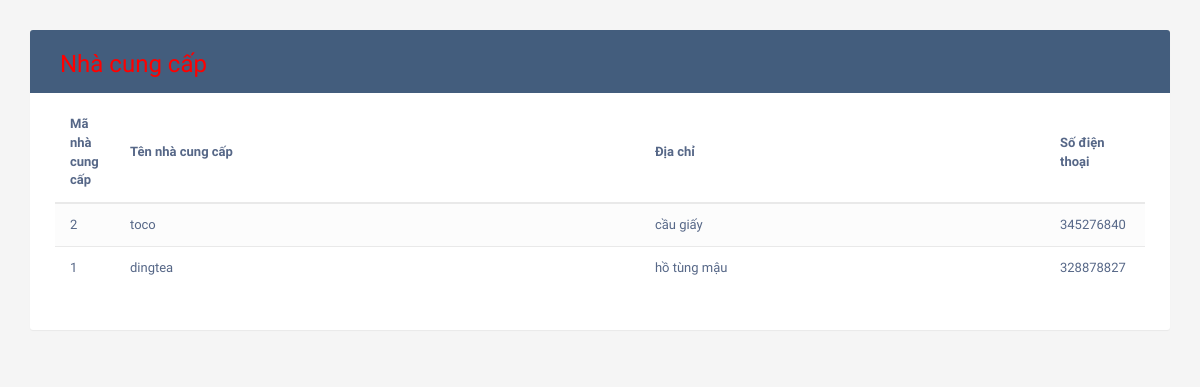
The app's page /management/nhaccc1.php with its own data.
### tables this page shows
CREATE TABLE `nhaccc` (
  `mancc` int(11) NOT NULL,
  `tenncc` varchar(20) NOT NULL,
  `diachi` varchar(20) NOT NULL,
  `sdt` int(11) NOT NULL
);

### management/nhaccc1.php (the view, shortened to what this page needs)
<!DOCTYPE html>
<html lang="en">
<head>
	<link rel="stylesheet" href="https://maxcdn.bootstrapcdn.com/font-awesome/4.7.0/css/font-awesome.min.css">
	<link rel="stylesheet" href="https://maxcdn.bootstrapcdn.com/bootstrap/3.3.7/css/bootstrap.min.css">
	<link rel="stylesheet" type="text/css" href="index.css">
</head>
<body>
	<div class="container">
            <div class="table-wrapper">
                <div class="table-title">
                    <div class="row">
                        <div class="col-sm-6">
                            <a href="thongke.php" class="non-textdecoration"><h2>Nhà cung cấp</h2></a>
                        </div>
                    </div>
                </div>
                    <table class="table table-striped table-hover">
                        <?php
                                $con = mysqli_connect('localhost','root','','qlchts')
                                or die ('Không thể kết nối tới database');
                                mysqli_set_charset($con, 'UTF8');
                                $sql = "SELECT nhaccc.* FROM `nhaccc`
                                INNER JOIN trasua ON trasua.mancc = nhaccc.mancc
                                GROUP BY trasua.mancc
                                ORDER BY COUNT(trasua.masanpham) DESC";
                                $result = mysqli_query($con,$sql);
                                $num_rows = mysqli_num_rows($result);
                        ?>
                        <thead>
                            <tr>
                                    <th>Mã nhà cung cấp</th>
                                    <th>Tên nhà cung cấp</th>
                                    <th>Địa chỉ</th>
                                    <th>Số điện thoại</th>
                            </tr>
                        </thead>
                            <tbody>
                                <?php
                                if($num_rows > 0) {
                                    while($row = mysqli_fetch_array($result)) {
                                    ?>
                                    <tr>
                                        <td><?php echo $row['mancc']?></td>
                                        <td><?php echo $row['tenncc']?></td>
                                        <td><?php echo $row['diachi']?></td>
                                        <td><?php echo $row['sdt']?></td>
                                    </tr>
                                    <?php
                                        }
                                    }
                                    ?>
                            </tbody>
                    </table>
            </div>
	</div>
</body>
</html>

### management/index.css (style rules this page uses)
body { color: #566787; background: #f5f5f5; font-family: 'Varela Round', sans-serif; font-size: 13px; }
.table-wrapper { background: #fff; padding: 20px 25px; margin: 30px 0; border-radius: 3px; box-shadow: 0 1px 1px rgba(0,0,0,.05); }
.table-title { padding-bottom: 15px; background: #435d7d; color: #fff; padding: 16px 30px; margin: -20px -25px 10px; border-radius: 3px 3px 0 0; }
.table-title h2 { margin: 5px 0 0; font-size: 24px; }
table.table tr th, table.table tr td { border-color: #e9e9e9; padding: 12px 15px; vertical-align: middle; }
table.table tr th:first-child { width: 60px; }
table.table tr th:last-child { width: 100px; }
table.table-striped tbody tr:nth-of-type(odd) { background-color: #fcfcfc; }

### management/nhaccc1.php (style rules this page uses)
a.non-textdecoration { color: red; text-decoration: none; }

### records on screen
nhaccc: mancc "2", tenncc "toco", diachi "cầu giấy", sdt "345276840"
nhaccc: mancc "1", tenncc "dingtea", diachi "hồ tùng mậu", sdt "328878827"
